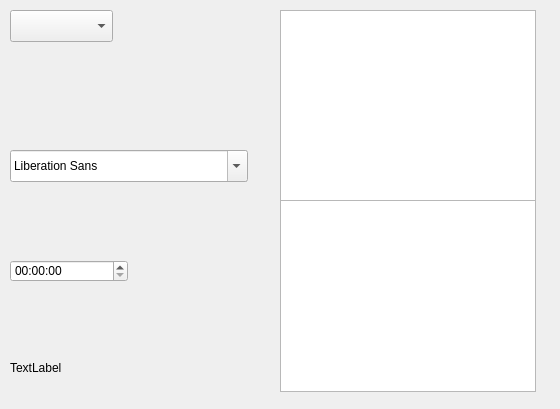
<?xml version="1.0" encoding="UTF-8"?>
<ui version="4.0">
 <class>Form</class>
 <widget class="QWidget" name="Form">
  <property name="geometry">
   <rect>
    <x>0</x>
    <y>0</y>
    <width>560</width>
    <height>409</height>
   </rect>
  </property>
  <property name="windowTitle">
   <string>Form</string>
  </property>
  <widget class="QComboBox" name="comboBox">
   <property name="geometry">
    <rect>
     <x>10</x>
     <y>10</y>
     <width>103</width>
     <height>32</height>
    </rect>
   </property>
  </widget>
  <widget class="QFontComboBox" name="fontComboBox">
   <property name="geometry">
    <rect>
     <x>10</x>
     <y>150</y>
     <width>238</width>
     <height>32</height>
    </rect>
   </property>
  </widget>
  <widget class="QTimeEdit" name="timeEdit">
   <property name="geometry">
    <rect>
     <x>10</x>
     <y>260</y>
     <width>118</width>
     <height>22</height>
    </rect>
   </property>
  </widget>
  <widget class="QLabel" name="label">
   <property name="geometry">
    <rect>
     <x>10</x>
     <y>360</y>
     <width>58</width>
     <height>16</height>
    </rect>
   </property>
   <property name="text">
    <string>TextLabel</string>
   </property>
  </widget>
  <widget class="QTextBrowser" name="textBrowser">
   <property name="geometry">
    <rect>
     <x>280</x>
     <y>10</y>
     <width>256</width>
     <height>192</height>
    </rect>
   </property>
  </widget>
  <widget class="QGraphicsView" name="graphicsView">
   <property name="geometry">
    <rect>
     <x>280</x>
     <y>200</y>
     <width>256</width>
     <height>192</height>
    </rect>
   </property>
  </widget>
 </widget>
 <resources/>
 <connections/>
</ui>
